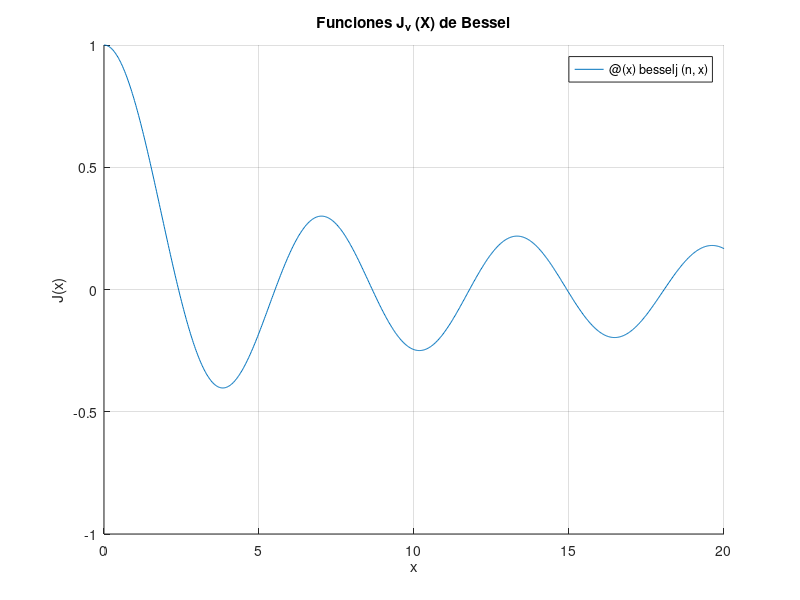

Reproduce this figure in MATLAB.
% Jose Ramiro Fuentes Lara
% Ecuaciones Diferenciales Parciales
% Ecuaciones de Bessel
clc; clear; close all;

hold on;
for n=0
    f=@(x) besselj(n,x);
    fplot(f,[0,20])
end 

xlabel('x')
ylabel('J(x)')
title('Funciones J_\nu (X) de Bessel')
grid on 
